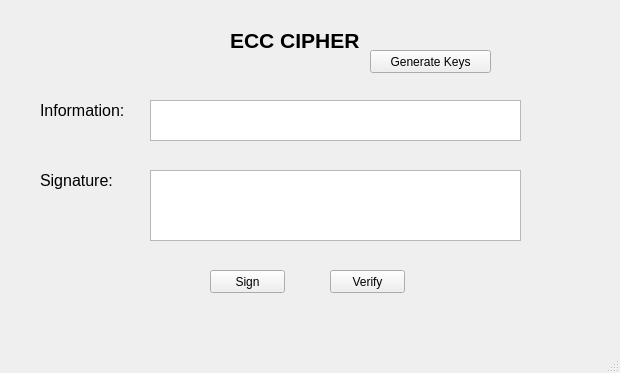
<?xml version="1.0" encoding="UTF-8"?>
<ui version="4.0">
 <class>MainWindow</class>
 <widget class="QMainWindow" name="MainWindow">
  <property name="geometry">
   <rect>
    <x>0</x>
    <y>0</y>
    <width>620</width>
    <height>373</height>
   </rect>
  </property>
  <property name="windowTitle">
   <string>MainWindow</string>
  </property>
  <widget class="QWidget" name="centralwidget">
   <widget class="QLabel" name="label">
    <property name="geometry">
     <rect>
      <x>230</x>
      <y>10</y>
      <width>151</width>
      <height>61</height>
     </rect>
    </property>
    <property name="font">
     <font>
      <pointsize>16</pointsize>
      <weight>75</weight>
      <bold>true</bold>
     </font>
    </property>
    <property name="text">
     <string>ECC CIPHER</string>
    </property>
   </widget>
   <widget class="QLabel" name="label_2">
    <property name="geometry">
     <rect>
      <x>40</x>
      <y>90</y>
      <width>91</width>
      <height>41</height>
     </rect>
    </property>
    <property name="font">
     <font>
      <pointsize>12</pointsize>
     </font>
    </property>
    <property name="text">
     <string>Information:</string>
    </property>
   </widget>
   <widget class="QLabel" name="label_3">
    <property name="geometry">
     <rect>
      <x>40</x>
      <y>160</y>
      <width>101</width>
      <height>41</height>
     </rect>
    </property>
    <property name="font">
     <font>
      <pointsize>12</pointsize>
     </font>
    </property>
    <property name="text">
     <string>Signature:</string>
    </property>
   </widget>
   <widget class="QPushButton" name="btn_sign">
    <property name="geometry">
     <rect>
      <x>210</x>
      <y>270</y>
      <width>75</width>
      <height>23</height>
     </rect>
    </property>
    <property name="text">
     <string>Sign</string>
    </property>
   </widget>
   <widget class="QPushButton" name="btn_verify">
    <property name="geometry">
     <rect>
      <x>330</x>
      <y>270</y>
      <width>75</width>
      <height>23</height>
     </rect>
    </property>
    <property name="text">
     <string>Verify</string>
    </property>
   </widget>
   <widget class="QPushButton" name="btn_generate_keys">
    <property name="geometry">
     <rect>
      <x>370</x>
      <y>50</y>
      <width>121</width>
      <height>23</height>
     </rect>
    </property>
    <property name="text">
     <string>Generate Keys</string>
    </property>
   </widget>
   <widget class="QTextEdit" name="txt_information">
    <property name="geometry">
     <rect>
      <x>150</x>
      <y>100</y>
      <width>371</width>
      <height>41</height>
     </rect>
    </property>
   </widget>
   <widget class="QTextEdit" name="txt_signature">
    <property name="geometry">
     <rect>
      <x>150</x>
      <y>170</y>
      <width>371</width>
      <height>71</height>
     </rect>
    </property>
   </widget>
  </widget>
  <widget class="QMenuBar" name="menubar">
   <property name="geometry">
    <rect>
     <x>0</x>
     <y>0</y>
     <width>620</width>
     <height>21</height>
    </rect>
   </property>
  </widget>
  <widget class="QStatusBar" name="statusbar"/>
 </widget>
 <resources/>
 <connections/>
</ui>
